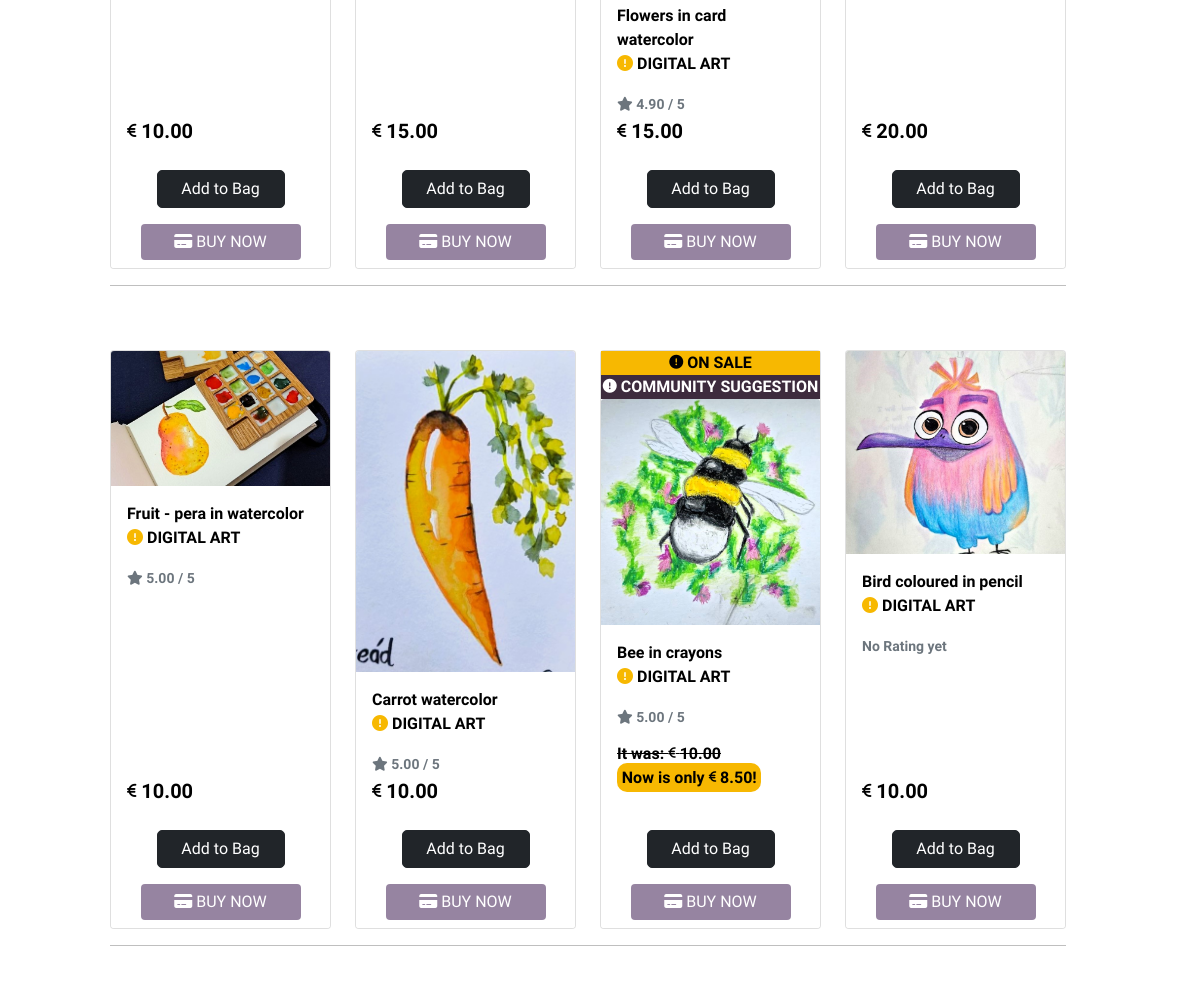
Before: /products/ (middle part) with the older database file.
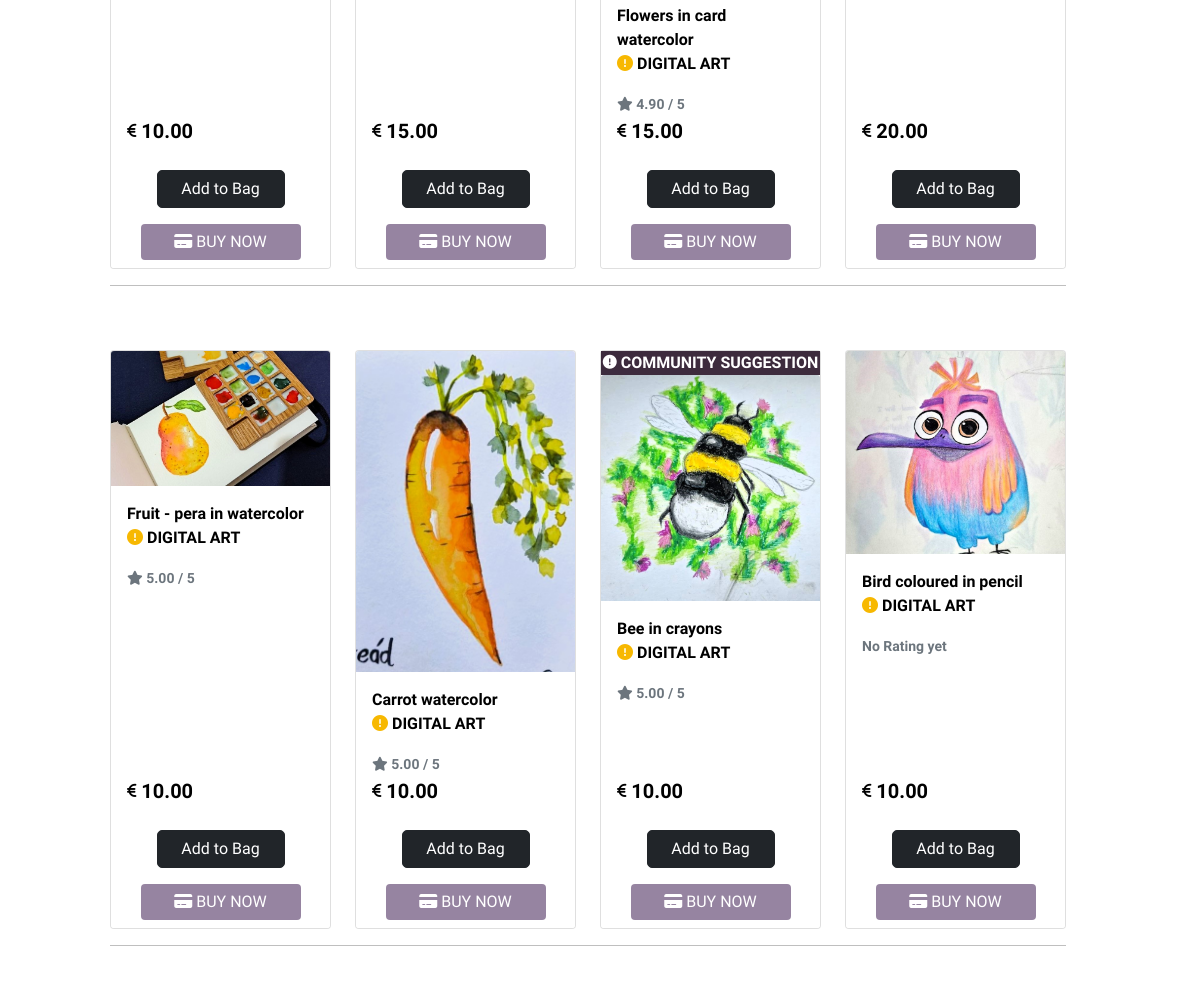
After: the same page with the newer database file.
### products/models.py (models this page shows, shortened)
class Product(models.Model):
    DIGITAL_CHOICES = [
        (True, '0'),
        (False, '1'),
    ]
    OFFERS_CHOICES = [
        (True, '0'),
        (False, '1'),
    ]
    COMMUNITY_CHOICES = [
        (True, '0'),
        (False, '1'),
    ]
    category = models.ForeignKey('Category', null=True, blank=True, on_delete=models.SET_NULL)
    sku = models.CharField(max_length=254, null=True, blank=True)
    name = models.CharField(max_length=254)
    description = models.TextField()
    price = models.DecimalField(max_digits=6, decimal_places=2)
    rating = models.DecimalField(max_digits=6, decimal_places=2, null=True, blank=True)
    image_url = models.URLField(max_length=1024, null=True, blank=True)
    image = models.ImageField(null=True, blank=True)
    digital = models.BooleanField(default=False)
    offers =  models.BooleanField(default=False)
    community =  models.BooleanField(default=False)

### products/views.py (the view, shortened to what this page needs)
# urls.py: path('', views.all_products, name='products'),
def all_products(request):
    products = Product.objects.all()
    query = None
    categories = None
    materials = None
    surfaces = None
    paints = None
    sort = None
    direction = None
    digital = None
    offers = None
    community = None
    current_sorting = f'{sort}_{direction}'
    context = {
        'products': products,
        'search_term': query,
        'current_categories': categories,
        'current_sorting': current_sorting,
        'materials': materials,
        'surfaces': surfaces,
        'paints': paints,
        'digital': digital,
        'offers': offers,
        'community': community,
    }
    return render(request, 'products/products.html', context)

### bag/contexts.py (called while the page is built, shortened)
def bag_contents(request):
    bag_items = []
    total = 0
    total_discounted_price = 0
    product_count = 0
    bag = request.session.get('bag', {})
    delivery = total * Decimal(settings.STANDARD_DELIVERY_PERCENTAGE / 100) if total < settings.FREE_DELIVERY_THRESHOLD else 0
    grand_total = total + delivery
    context = {
        'bag_items': bag_items,
        'total': total,
        'total_discounted_price': total_discounted_price,
        'product_count': product_count,
        'delivery': delivery,
        'free_delivery_delta': max(0, settings.FREE_DELIVERY_THRESHOLD - total),
        'free_delivery_threshold': settings.FREE_DELIVERY_THRESHOLD,
        'grand_total': grand_total,
    }
    return context

### bag/templatetags/bag_tools.py (called while the page is built)
@register.filter(name='discount')
def discount(price, percent):
    price = Decimal(str(price))  # Ensure correct precision for the price
    percent = Decimal(str(percent))  # Ensure correct precision for the percent
    discounted_price = price * (1 - percent / 100)
    return discounted_price.quantize(Decimal('0.00'), rounding=ROUND_HALF_UP)

### products/templates/products/products.html (shortened to what this page needs)
{% extends "base.html" %}
{% load static %}
{% load bag_tools %}
{% block content %}
    <div class="container-fluid">
        <div class="row mt-3">
            <div class="row">
                <div class="product-container col-10 offset-1">
                    <div class="row">
                        {% for product in products %}
                            <div class="col-sm-6 col-md-6 col-lg-4 col-xl-3">
                                <div class="card h-100">
                                    {% if product.offers %}
                                        <p class="on-sale"><i class="fa-solid fa-circle-exclamation fa-sm"></i> on sale</p>
                                    {% endif %}
                                    {% if product.community %}
                                        <p class="on-community"><i class="fa-solid fa-circle-exclamation fa-sm"></i> community suggestion</p>
                                    {% endif %}
                                    {% if product.image %}
                                    <a href="{% url 'product_detail' product.id %}">
                                        <img class="card-img-top img-fluid" src="{{ product.image.url }}" alt="{{ product.name }}">
                                    </a>
                                    {% else %}
                                    <a href="{% url 'product_detail' product.id %}">
                                        <img class="card-img-top img-fluid" src="{{ MEDIA_URL }}noimage.png" alt="{{ product.name }}">
                                    </a>
                                    {% endif %}
                                    <div class="card-body pb-0">
                                        <p class="mb-0">{{ product.name }}</p>
                                        {% if not product.producttags %}
                                            <p class="text-uppercase"><i class="fa-solid fa-circle-exclamation" style="color: #f7b801;"></i> digital art</p>
                                        {% endif %}
                                        {% if product.rating %}
                                            <small class="text-muted"><i class="fa fa-star"></i> {{ product.rating }} / 5</small>
                                        {% else %}
                                            <small class="text-muted">No Rating yet</small>
                                        {% endif %}
                                    </div>
                                    <div class="card-footer bg-white pt-0 border-0 text-left">
                                        <div class="row">
                                            <div class="col">
                                                {% if product.offers %}
                                                    <p>
                                                        <span class="discount-price">It was: <i class="fas fa-euro-sign fa-xs"></i> {{ product.price }} <br></span>
                                                        <span class="new-price">Now is only <i class="fas fa-euro-sign fa-xs"></i> {{ product.price|discount:15 }}!</span>
                                                    </p>
                                                {% else %}
                                                    <p class="lead mb-0 text-left fw-bold"><i class="fas fa-euro-sign fa-xs"></i> {{ product.price }}</p>
                                                {% endif %}
                                            </div>
                                        </div>
                                        <div class="row text-center mt-2">
                                            <div class="col">
                                                <form class="form" action="{% url 'add_to_bag' product.id %}" method="POST">
                                                    <div class="col{% if s %}-12 mt-2{% endif %} text-center">
                                                        <input type="submit" class="btn btn-dark btn-products" value="Add to Bag">
                                                    </div>
                                                </form>
                                            </div>
                                            <div class="col">
                                                <a href="{% url 'checkout' %}" class="btn btn-dark btn-buynow m-0">
                                                    <span class="text-uppercase"><i class="fa-solid fa-credit-card"></i> Buy now</span>
                                                </a>
                                            </div>
                                        </div>
                                    </div>
                                </div>
                            </div>
                            {% if forloop.counter|divisibleby:4 %}
                                <div class="col-12 d-none d-xl-block mb-5">
                                    <hr>
                                </div>
                            {% endif %}
                        {% endfor %}
                    </div>
                </div>
            </div>
        </div>
    </div>
{% endblock %}

### templates/base.html (shortened to what this page needs)
{% load static %}
{% load crispy_forms_tags %}
<!doctype html>
<html lang="en">
  <head>
    {% block corecss %}
      <link href="https://cdn.jsdelivr.net/npm/bootstrap@5.0.2/dist/css/bootstrap.min.css" rel="stylesheet">
      <link rel="stylesheet" href="{% static 'css/base.css' %}">
      <link rel="stylesheet" href="https://cdnjs.cloudflare.com/ajax/libs/font-awesome/6.5.1/css/all.min.css">
    {% endblock %}
  </head>
  <body>
    {% block content %}
    {% endblock %}
  </body>
</html>

### static/css/base.css (style rules this page uses)
html { height: 100%; }
body { background-color: white; font-family: "Quicksand", sans-serif; font-optical-sizing: auto; font-weight: 600; color: black; }
.btn-products { margin: 1em 0em; min-width: 8em; border-radius: 5px; }
.on-community { background-color: #3d2b3d; text-align: center; text-transform: uppercase; margin: 0px; color: white; }
.btn-buynow { background-color: #9684A1; text-transform: uppercase; border: none; color: #fff; margin: 16px; align-content: center; }
@media (min-width: 1200px) { .btn-buynow { min-width: 10em; } }
@media (min-width: 992px) { .btn-buynow { min-width: 10em; } }

Changed rows visible on the page:
changed Product "Bee in crayons": offers True → False (drawn); price|discount "8.50" → (not shown)
